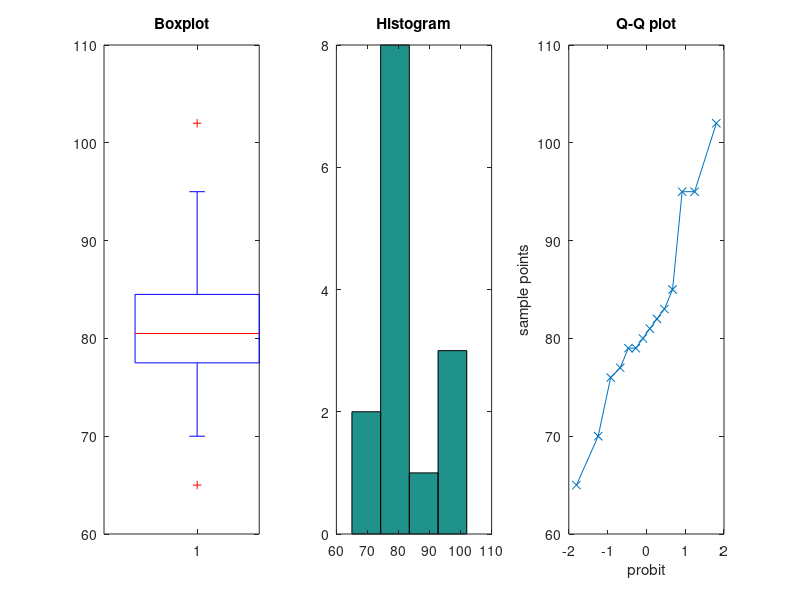

This figure's MATLAB source:
% fasting blood sugar of 14 healthy people
x = [79; 95; 65; 81; 82; 79; 80; 76; 85; 70; 83; 77; 102; 95];

n = numel(x)
avg = mean(x)
med = median(x)
md = mode(x)
q = quantile(x, [0.25 0.42 0.5 0.75])
rng_x = range(x)
iqr_x = iqr(x)

s = std(x)
sigma = std(x, 1)
v = var(x)
v_pop = var(x, 1)
cv = s / avg

sk = skewness(x)
ku = kurtosis(x)
g = geomean(x)
h = harmmean(x)

sorted = sort(x)'
z = (x - avg) / s;
outliers = x(abs(z) > 2)'

figure;
subplot(1, 3, 1); boxplot(x); title('Boxplot');
subplot(1, 3, 2); hist(x, 4); title('Histogram');
subplot(1, 3, 3); qqplot(x); title('Q-Q plot');
